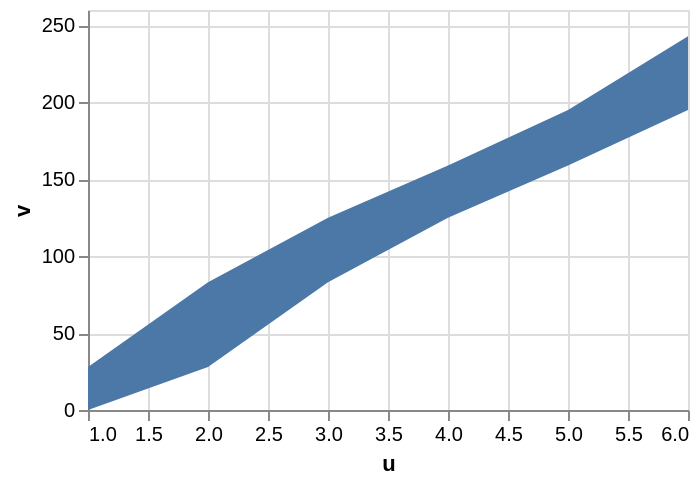

The Vega-Lite source for this figure:
### Vega specification from a JSON file in a GitHub repository (floating-point values rounded to 4 significant figures)
{"$schema": "https://vega.github.io/schema/vega/v5.json", "background": "white", "padding": 5, "width": 300, "height": 200, "style": "cell", "data": [{"name": "source_0", "values": [{"u": 1, "v": 28}, {"u": 2, "v": 55}, {"u": 3, "v": 42}, {"u": 4, "v": 34}, {"u": 5, "v": 36}, {"u": 6, "v": 48}]}, {"name": "data_0", "source": "source_0", "transform": [{"type": "formula", "expr": "toNumber(datum[\"u\"])", "as": "u"}, {"type": "stack", "groupby": [], "field": "v", "sort": {"field": [], "order": []}, "as": ["v_start", "v_end"], "offset": "zero"}]}], "signals": [{"name": "interpolate", "value": "linear", "bind": {"input": "select", "options": ["basis", "cardinal", "catmull-rom", "linear", "monotone", "natural", "step", "step-after", "step-before"]}}, {"name": "tension", "value": 0, "bind": {"input": "range", "min": 0, "max": 1, "step": 0.05}}], "marks": [{"name": "marks", "type": "area", "style": ["area"], "sort": {"field": "x"}, "from": {"data": "data_0"}, "encode": {"update": {"interpolate": {"signal": "interpolate"}, "tension": {"signal": "tension"}, "orient": {"value": "vertical"}, "fill": {"value": "#4c78a8"}, "description": {"signal": "\"u: \" + (format(datum[\"u\"], \"\")) + \"; v: \" + (format(datum[\"v\"], \"\"))"}, "x": {"scale": "x", "field": "u"}, "y": {"scale": "y", "field": "v_end"}, "y2": {"scale": "y", "field": "v_start"}, "defined": {"signal": "isValid(datum[\"u\"]) && isFinite(+datum[\"u\"]) && isValid(datum[\"v\"]) && isFinite(+datum[\"v\"])"}}}}], "scales": [{"name": "x", "type": "linear", "domain": {"data": "data_0", "field": "u"}, "range": [0, {"signal": "width"}], "nice": true, "zero": false}, {"name": "y", "type": "linear", "domain": {"data": "data_0", "fields": ["v_start", "v_end"]}, "range": [{"signal": "height"}, 0], "nice": true, "zero": true}], "axes": [{"scale": "x", "orient": "bottom", "gridScale": "y", "grid": true, "tickCount": {"signal": "ceil(width/40)"}, "domain": false, "labels": false, "aria": false, "maxExtent": 0, "minExtent": 0, "ticks": false, "zindex": 0}, {"scale": "y", "orient": "left", "gridScale": "x", "grid": true, "tickCount": {"signal": "ceil(height/40)"}, "domain": false, "labels": false, "aria": false, "maxExtent": 0, "minExtent": 0, "ticks": false, "zindex": 0}, {"scale": "x", "orient": "bottom", "grid": false, "title": "u", "labelFlush": true, "labelOverlap": true, "tickCount": {"signal": "ceil(width/40)"}, "zindex": 0}, {"scale": "y", "orient": "left", "grid": false, "title": "v", "labelOverlap": true, "tickCount": {"signal": "ceil(height/40)"}, "zindex": 0}]}
